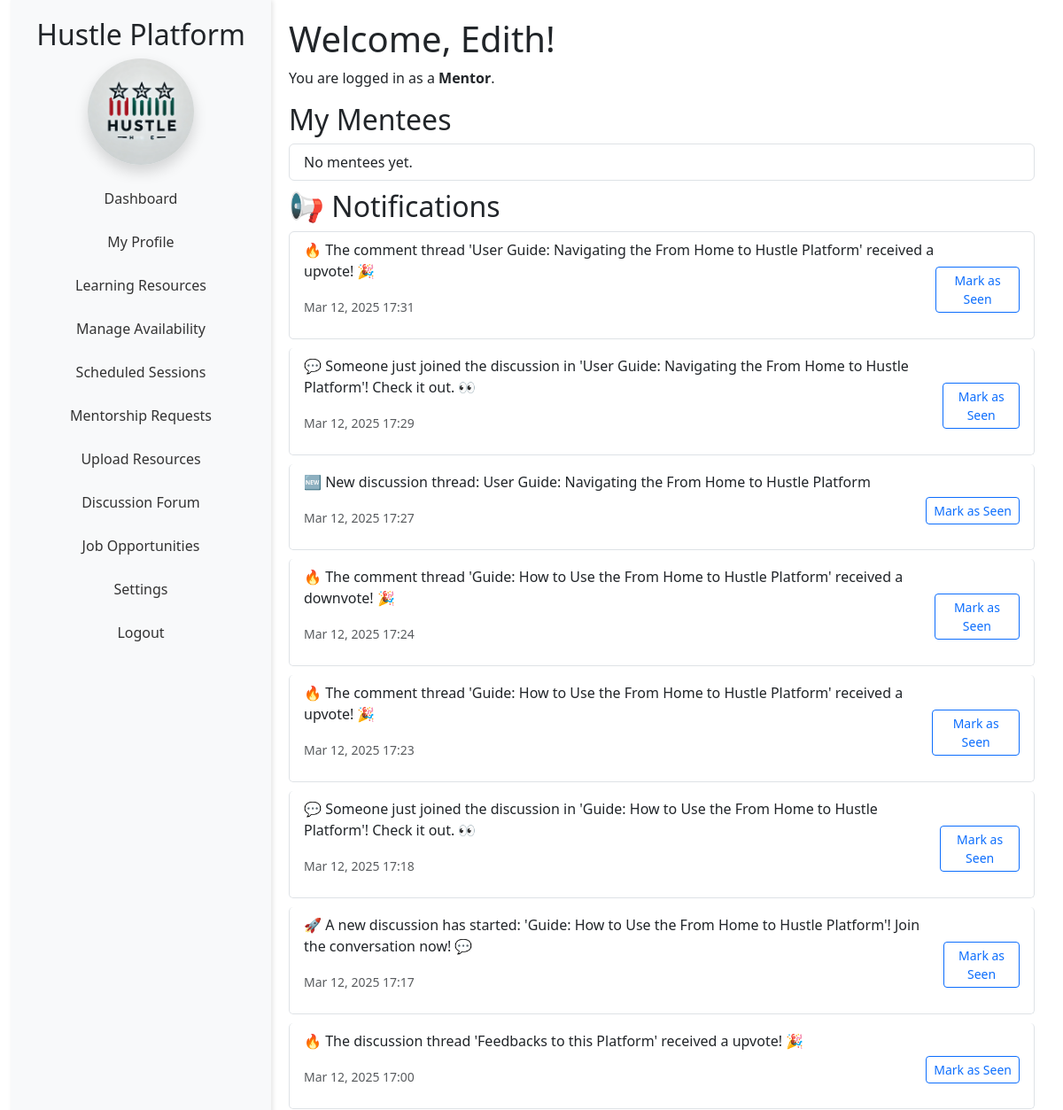
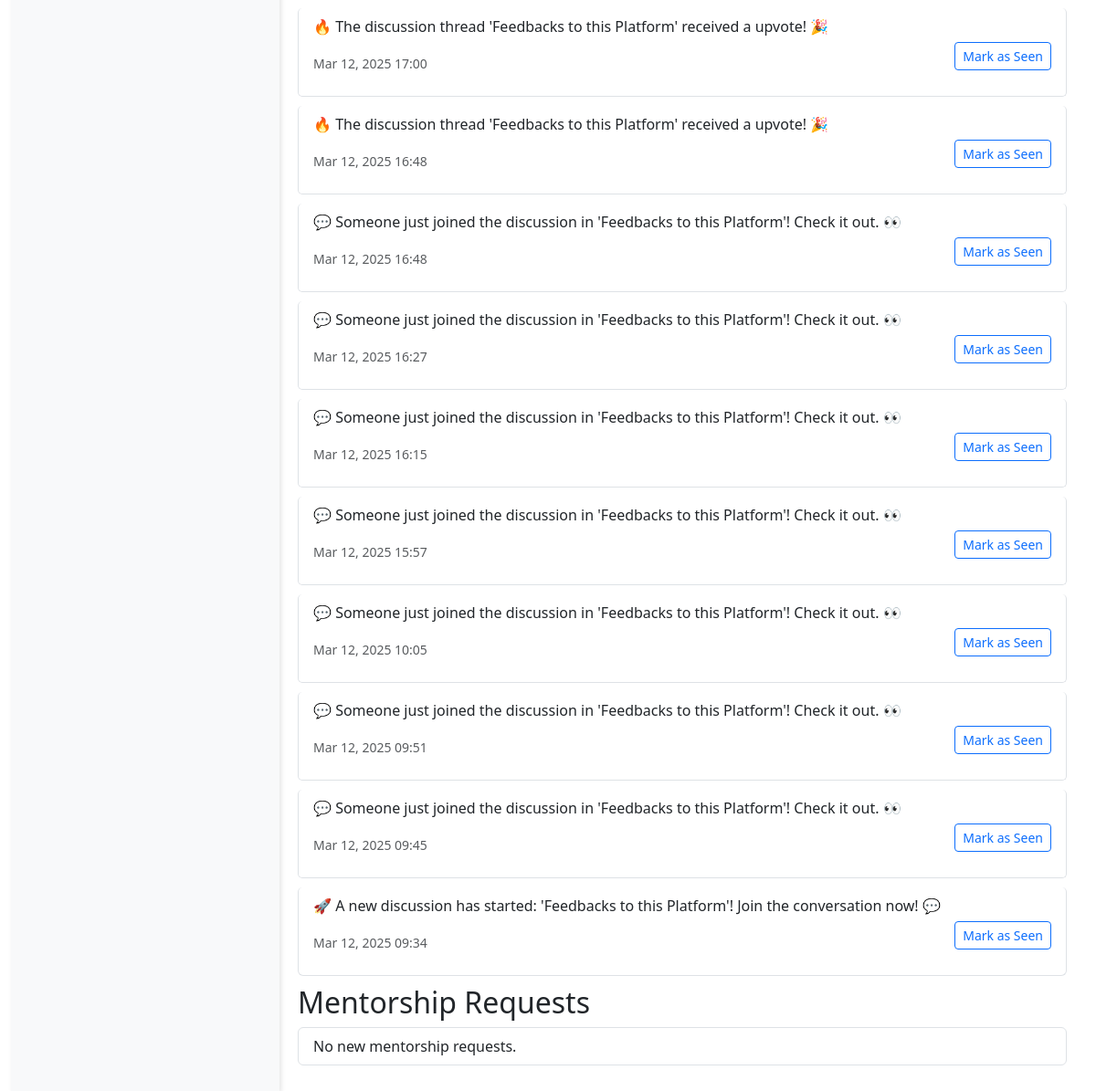
The app's page /mentor/dashboard/ (signed in) with its own data (2 pictures, top to bottom).
### capstone/models.py (models this page shows, shortened)
class User(AbstractUser):
    USER_TYPE_CHOICES = (
        ('mentor', 'Mentor'),
        ('participant', 'Participant'),
    )
    LANGUAGE_CHOICES = [
        ("en", "English"),
        ("fr", "French"),
        ("es", "Spanish"),
        ("sw", "Swahili"),
        ("rw", "Kinyarwanda")
    ]
    language_preference = models.CharField(max_length=4, choices=LANGUAGE_CHOICES, default="fr")
    full_name = models.CharField(max_length=255)
    email = models.EmailField(unique=True)
    phone_number = models.CharField(max_length=15)
    user_type = models.CharField(max_length=20, choices=USER_TYPE_CHOICES)
    terms_accepted = models.BooleanField(default=False)

class Notification(models.Model):
    user = models.ForeignKey(User, on_delete=models.CASCADE, related_name='notifications')
    message = models.TextField()
    is_read = models.BooleanField(default=False)
    is_seen = models.BooleanField(default=False)
    created_at = models.DateTimeField(auto_now_add=True)
    job_application = models.ForeignKey(JobApplication, on_delete=models.CASCADE, null=True, blank=True)

### capstone/views.py (the view)
# urls.py: path('mentor/dashboard/', views.mentor_dashboard, name='mentor_dashboard'),
@login_required
def mentor_dashboard(request):
    if request.user.user_type != 'mentor' and not request.user.is_superuser:
        return redirect('login')
    notifications = Notification.objects.filter(user=request.user, is_seen= False).order_by('-created_at')
    mentees = User.objects.filter(
        id__in=MentorshipRequest.objects.filter(mentor=request.user, status='approved').values_list('mentee_id', flat=True)
    )
    mentorship_requests = MentorshipRequest.objects.filter(mentor=request.user, status='pending')
    messages = Message.objects.filter(mentor=request.user).order_by('-timestamp')[:5]
    context = {
        'user': request.user,
        'notifications': notifications,
        'mentees': mentees,
        'messages': messages,
        'mentorship_requests': mentorship_requests,
    }
    return render(request, 'capstone/mentor_dashboard.html', context)

### capstone/templatetags/custom_filters.py (called while the page is built)
@register.filter
def translate(text, target_lang):
    return text

### capstone/templates/capstone/mentor_dashboard.html (shortened to what this page needs)
{% extends 'mentor-base.html' %}
{% load custom_filters %}
{% block mentor_content %}
<h1>{{ "Welcome, "|translate:user.language_preference }}{{ user.username }}!</h1>
<p>{{ "You are logged in as a "|translate:user.language_preference }}<strong>{{ "Mentor"|translate:user.language_preference }}</strong>.</p>
<section>
    <section>
        <h2>{{ "My Mentees"|translate:user.language_preference }}</h2>
        <ul class="list-group">
            {% for mentee in mentees %}
                <li class="list-group-item">
                    <a href="{% url 'participant_profile' mentee.id %}" class="text-decoration-none">
                        {{ mentee.full_name }}
                    </a>
                </li>
            {% empty %}
                <li class="list-group-item">{{ "No mentees yet."|translate:user.language_preference }}</li>
            {% endfor %}
        </ul>
    </section>
</section>
<h2>📢 {{ "Notifications"|translate:user.language_preference }}</h2>
<ul class="list-group">
    {% for notification in notifications %}
        <li class="list-group-item d-flex justify-content-between align-items-center">
            <div>
                <p>{{ notification.message|translate:user.language_preference }}</p>
                <p><small class="text-muted">{{ notification.created_at|date:"M d, Y H:i" }}</small></p>
            </div>
            {% if not notification.is_seen %}
                <form method="post" action="{% url 'mark_notification_seen' notification.id %}">
                    <button type="submit" class="btn btn-sm btn-outline-primary">
                        {{ "Mark as Seen"|translate:user.language_preference }}
                    </button>
                </form>
            {% endif %}
        </li>
    {% empty %}
        <li class="list-group-item text-muted text-center">{{ "No new notifications."|translate:user.language_preference }}</li>
    {% endfor %}
</ul>
<section>
    <h2>{{ "Mentorship Requests"|translate:user.language_preference }}</h2>
    <ul class="list-group">
        {% for request in mentorship_requests %}
            <li class="list-group-item">
                <p><strong>{{ "New Mentorship Request:"|translate:user.language_preference }}</strong> {{ request.mentee.full_name }}</p>
                <p><strong>{{ "Message:"|translate:user.language_preference }}</strong> {{ request.message }}</p>
                <a href="{% url 'manage_mentorship_requests' %}">{{ "Respond"|translate:user.language_preference }}</a>
            </li>
        {% empty %}
            <li class="list-group-item">{{ "No new mentorship requests."|translate:user.language_preference }}</li>
        {% endfor %}
    </ul>
</section>
{% endblock %}

### capstone/templates/mentor-base.html (shortened to what this page needs)
{% load static %}
{% load custom_filters %}
<!DOCTYPE html>
<html lang="{{ user.language_preference|default:'en' }}">
<head>
    <link href="https://cdn.jsdelivr.net/npm/bootstrap@5.3.0/dist/css/bootstrap.min.css" rel="stylesheet">
    <link href="https://cdnjs.cloudflare.com/ajax/libs/font-awesome/6.0.0-beta3/css/all.min.css" rel="stylesheet">
    <link href="{% static 'css/participant-styles.css' %}" rel="stylesheet">
</head>
<body>
    <div class="container-fluid">
        <div class="sidebar text-center">
            <h2>Hustle Platform</h2>
            <img src="{% static 'logo.webp' %}" alt="Hustle Platform Logo"
                 class="img-fluid mb-3 rounded-circle shadow" style="width: 120px; height: 120px; object-fit: cover;">
            <ul class="nav flex-column">
                <li class="nav-item">
                    <a class="nav-link" href="{% url 'mentor_dashboard' %}">
                        {{ "Dashboard"|translate:user.language_preference }}
                    </a>
                </li>
                <li class="nav-item">
                    <a class="nav-link" href="{% url 'mentor_profile' request.user.id %}">
                        {{ "My Profile"|translate:user.language_preference }}
                    </a>
                </li>
                <li class="nav-item">
                    <a class="nav-link" href="{% url 'mlearning_resources' %}">
                        {{ "Learning Resources"|translate:user.language_preference }}
                    </a>
                </li>
                <li class="nav-item">
                    <a class="nav-link" href="{% url 'mentor_add_availability' %}">
                        {{ "Manage Availability"|translate:user.language_preference }}
                    </a>
                </li>
                <li class="nav-item">
                    <a class="nav-link" href="{% url 'mentor_sessions' %}">
                        {{ "Scheduled Sessions"|translate:user.language_preference }}
                    </a>
                </li>
                <li class="nav-item">
                    <a class="nav-link" href="{% url 'manage_mentorship_requests' %}">
                        {{ "Mentorship Requests"|translate:user.language_preference }}
                    </a>
                </li>
                <li class="nav-item">
                    <a class="nav-link" href="{% url 'upload_resource' %}">
                        {{ "Upload Resources"|translate:user.language_preference }}
                    </a>
                </li>
                <li class="nav-item">
                    <a class="nav-link" href="{% url 'mentorlist_threads' %}">
                        {{ "Discussion Forum"|translate:user.language_preference }}
                    </a>
                </li>
                <li class="nav-item">
                    <a class="nav-link" href="{% url 'mentor_job_listings' %}">
                        {{ "Job Opportunities"|translate:user.language_preference }}
                    </a>
                </li>
                <li class="nav-item">
                    <a class="nav-link" href="{% url 'maccount_settings' %}">
                        {{ "Settings"|translate:user.language_preference }}
                    </a>
                </li>
                <li class="nav-item">
                    <a class="nav-link" href="{% url 'login' %}">
                        {{ "Logout"|translate:user.language_preference }}
                    </a>
                </li>
            </ul>
        </div>
        <div class="main-content">
            {% block mentor_content %}{% endblock %}
        </div>
    </div>
</body>
</html>

### static/css/participant-styles.css (style rules this page uses)
.nav-link { color: #333; padding: 10px 15px; border-radius: 5px; margin-bottom: 5px; transition: all 0.3s ease; }
.list-group-item { margin-bottom: 10px; border-radius: 5px; }
.btn-outline-primary { margin-top: 10px; }

### capstone/templates/mentor-base.html (style rules this page uses)
html, body { height: 100%; margin: 0; overflow: hidden; }
.container-fluid { height: 100vh; display: flex; }
.sidebar { height: 100vh; overflow-y: auto; background-color: #f8f9fa; padding: 20px; box-shadow: 2px 0 5px rgba(0,0,0,0.1); flex: 0 0 25%; scrollbar-width: none; }
.main-content { flex: 1; overflow-y: auto; padding: 20px; }

### records on screen
User: language_preference "Dashboard", language_preference "My Profile", language_preference "Learning Resources", language_preference "Manage Availability", language_preference "Scheduled Sessions", language_preference "Mentorship Requests", language_preference "Upload Resources", language_preference "Discussion Forum", language_preference "Job Opportunities", language_preference "Settings", language_preference "Logout", language_preference "Welcome,", username "Edith", language_preference "You are logged in as a", language_preference "Mentor", language_preference "My Mentees", language_preference "No mentees yet.", language_preference "Notifications", language_preference "Mark as Seen", language_preference "No new mentorship requests."
Notification: message|translate "🔥 The comment thread 'User Guide: Navigating the From Home to Hustle Platform' received a upvote! 🎉", created_at "Mar 12, 2025 17:31"
Notification: message|translate "💬 Someone just joined the discussion in 'User Guide: Navigating the From Home to Hustle Platform'! Check it out. 👀", created_at "Mar 12, 2025 17:29"
Notification: message|translate "🆕 New discussion thread: User Guide: Navigating the From Home to Hustle Platform", created_at "Mar 12, 2025 17:27"
Notification: message|translate "🔥 The comment thread 'Guide: How to Use the From Home to Hustle Platform' received a downvote! 🎉", created_at "Mar 12, 2025 17:24"
Notification: message|translate "🔥 The comment thread 'Guide: How to Use the From Home to Hustle Platform' received a upvote! 🎉", created_at "Mar 12, 2025 17:23"
Notification: message|translate "💬 Someone just joined the discussion in 'Guide: How to Use the From Home to Hustle Platform'! Check it out. 👀", created_at "Mar 12, 2025 17:18"
Notification: message|translate "🚀 A new discussion has started: 'Guide: How to Use the From Home to Hustle Platform'! Join the conversation now! 💬", created_at "Mar 12, 2025 17:17"
Notification: message|translate "🔥 The discussion thread 'Feedbacks to this Platform' received a upvote! 🎉", created_at "Mar 12, 2025 17:00"
Notification: message|translate "🔥 The discussion thread 'Feedbacks to this Platform' received a upvote! 🎉", created_at "Mar 12, 2025 17:00"
Notification: message|translate "🔥 The discussion thread 'Feedbacks to this Platform' received a upvote! 🎉", created_at "Mar 12, 2025 16:48"
Notification: message|translate "💬 Someone just joined the discussion in 'Feedbacks to this Platform'! Check it out. 👀", created_at "Mar 12, 2025 16:48"
Notification: message|translate "💬 Someone just joined the discussion in 'Feedbacks to this Platform'! Check it out. 👀", created_at "Mar 12, 2025 16:27"
Notification: message|translate "💬 Someone just joined the discussion in 'Feedbacks to this Platform'! Check it out. 👀", created_at "Mar 12, 2025 16:15"
Notification: message|translate "💬 Someone just joined the discussion in 'Feedbacks to this Platform'! Check it out. 👀", created_at "Mar 12, 2025 15:57"
Notification: message|translate "💬 Someone just joined the discussion in 'Feedbacks to this Platform'! Check it out. 👀", created_at "Mar 12, 2025 10:05"
Notification: message|translate "💬 Someone just joined the discussion in 'Feedbacks to this Platform'! Check it out. 👀", created_at "Mar 12, 2025 09:51"
Notification: message|translate "💬 Someone just joined the discussion in 'Feedbacks to this Platform'! Check it out. 👀", created_at "Mar 12, 2025 09:45"
Notification: message|translate "🚀 A new discussion has started: 'Feedbacks to this Platform'! Join the conversation now! 💬", created_at "Mar 12, 2025 09:34"
